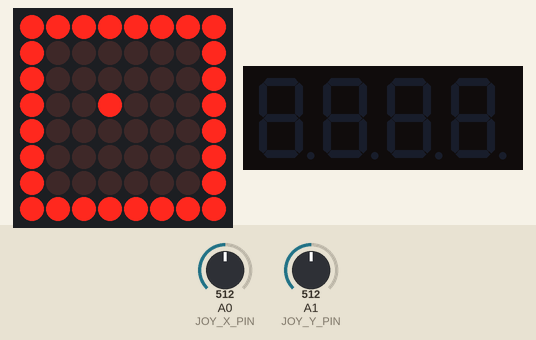
A sketch run on a simulated Arduino Uno, built with avr-gcc and run on an emulated ATmega328P. Shown: 8×8 LED matrix, 4-digit seven-segment display. Inputs (shaded band) come from the test bench; at power-on: A0 (JOY_X_PIN) = 512, A1 (JOY_Y_PIN) = 512.

Above: at 1.2 s.
1.3 s: A0 (JOY_X_PIN) set to 687
2.8 s: A0 (JOY_X_PIN) set to 717
At 4.1 s:
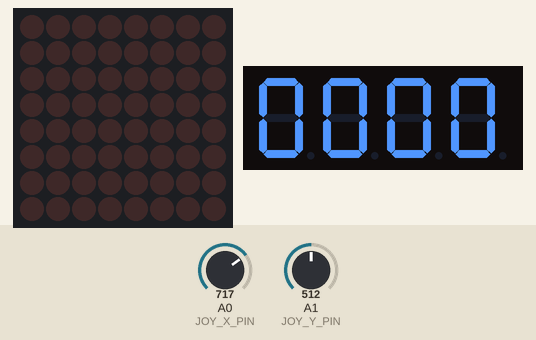
4.9 s: A1 (JOY_Y_PIN) set to 688
6.4 s: A1 (JOY_Y_PIN) set to 716
At 6.51 s:
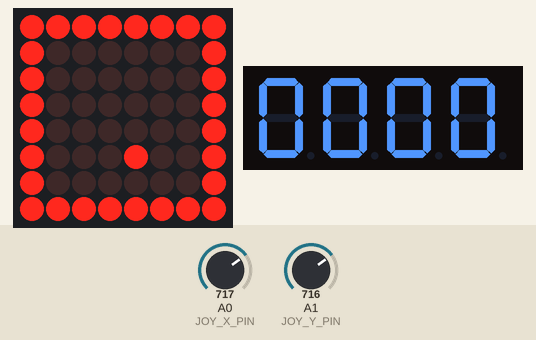
9.4 s: A1 (JOY_Y_PIN) set to 290
At 10.52 s:
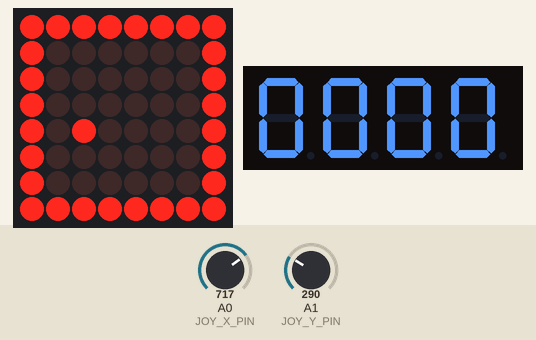
12.4 s: A0 (JOY_X_PIN) set to 290
At 12.73 s:
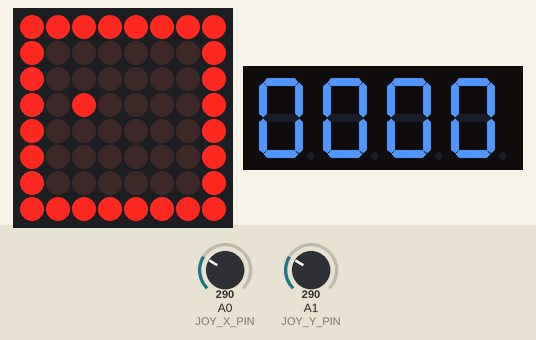
Timing chart, 0 to 15.4 s (numbered marks = the images above; inputs shaded):
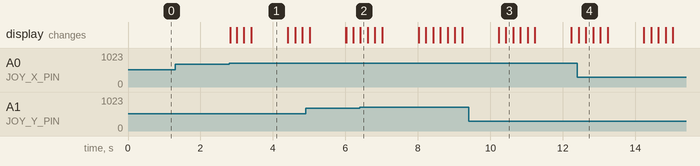

The sketch:

Mini_Game.ino
```cpp
#include <LedControl.h>
#include <TM1637Display.h>


const int DIN = 8;
const int CS = 7;
const int CLK = 13;
const int JOY_X_PIN = A0;
const int JOY_Y_PIN = A1;
const int JOY_SW_PIN = 9;


LedControl lc = LedControl(DIN, CLK, CS, 1);
TM1637Display display(5, 4); // CLK to PWM pin 5, DIO to PWM pin 4


int snakeX, snakeY;
int xDirection = 0;
int yDirection = 0;
bool isGameOver = false;


unsigned long lastMoveTime = 0;
const int initialMoveInterval = 200; // Adjust this value for snake's initial movement speed
int moveInterval = initialMoveInterval;


unsigned long gameStartTime = 0;
unsigned long gameTime = 0;
bool isGameStarted = false;


void setup() {
  pinMode(JOY_SW_PIN, INPUT_PULLUP);
  lc.shutdown(0, false);
  lc.setIntensity(0, 15);
  lc.clearDisplay(0);
  display.setBrightness(7); // Set brightness (0-7)
  resetSnake();
  drawSnake();
  drawBorder();
  gameStartTime = millis();
}

void resetSnake() {
  snakeX = 3; // Start at the center of the matrix
  snakeY = 3; // Start at the center of the matrix
  xDirection = 0;
  yDirection = 0;
}

void drawSnake() {
  lc.setLed(0, snakeX, snakeY, true);
}

void clearSnake() {
  lc.setLed(0, snakeX, snakeY, false);
}

void checkCollisions() {
  if (snakeX == 0 || snakeX == 7 || snakeY == 0 || snakeY == 7) {
    isGameOver = true; // Border collision
    lc.clearDisplay(0); // Clear the matrix when the game is over
    delay(1000); // Pause for 1 second before restarting
    isGameOver = false;
    resetSnake();
    drawSnake();
    drawBorder();
    moveInterval = initialMoveInterval; // Reset the snake's speed
    gameStartTime = millis(); // Reset the game start time
    gameTime = 0; // Reset the game time
    isGameStarted = false; // Reset the game start flag
  }
}

void moveSnake() {
  snakeX += xDirection;
  snakeY += yDirection;
}

void readJoystick() {
  int xVal = analogRead(JOY_X_PIN);
  int yVal = analogRead(JOY_Y_PIN);


  if (!isGameStarted) {
    if (xVal < 300 || xVal > 700 || yVal < 300 || yVal > 700) {
      isGameStarted = true;
      gameStartTime = millis();
    }
  }

  if (xVal < 300 && xDirection == 0) {
    xDirection = -1;
    yDirection = 0;
  } else if (xVal > 700 && xDirection == 0) {
    xDirection = 1;
    yDirection = 0;
  } else if (yVal < 300 && yDirection == 0) {
    xDirection = 0;
    yDirection = -1;
  } else if (yVal > 700 && yDirection == 0) {
    xDirection = 0;
    yDirection = 1;
  }
}

void drawBorder() {
  for (int i = 0; i < 8; i++) {
    lc.setLed(0, i, 0, true); // Top border
    lc.setLed(0, i, 7, true); // Bottom border
    lc.setLed(0, 0, i, true); // Left border
    lc.setLed(0, 7, i, true); // Right border
  }
}

void loop() {
  if (!isGameOver) {
    unsigned long currentTime = millis();


    if (currentTime - lastMoveTime >= moveInterval) {
      lastMoveTime = currentTime;

      clearSnake();
      readJoystick();
      moveSnake();
      checkCollisions();
      drawSnake();


      if (isGameStarted) {
        gameTime = millis() - gameStartTime; // Update game time


        // Display game time in minutes and seconds
        int seconds = gameTime / 1000;
        int minutes = seconds / 60;
        display.showNumberDecEx(minutes * 100 + (seconds % 60), (1 << 1) | (1 << 3), true); // Display game time in minutes and seconds with decimal points
      }
    }
  }
}
```

Measured:
- the behaviour switches between 700 and 701 on A0 (JOY_X_PIN) (found by bisection; images 0 and 1)
- the behaviour switches between 700 and 701 on A1 (JOY_Y_PIN) (found by bisection; images 1 and 2)
- after the input at 1.3 s, every drawn part: stays the same
- after the input at 2.8 s, the display: first changes at once (image 1 shows a later state)
- after the input at 6.4 s, the display: changes at once (image 2)
- after the input at 9.4 s, the display: first differs from a run without the input after 1.0 s (image 3)
- after the input at 12.4 s, the display: first differs from a run without the input after 0.23 s (image 4)
- what the display in image 1 shows lasts 1.0 s, from 3.4 s to 4.4 s
